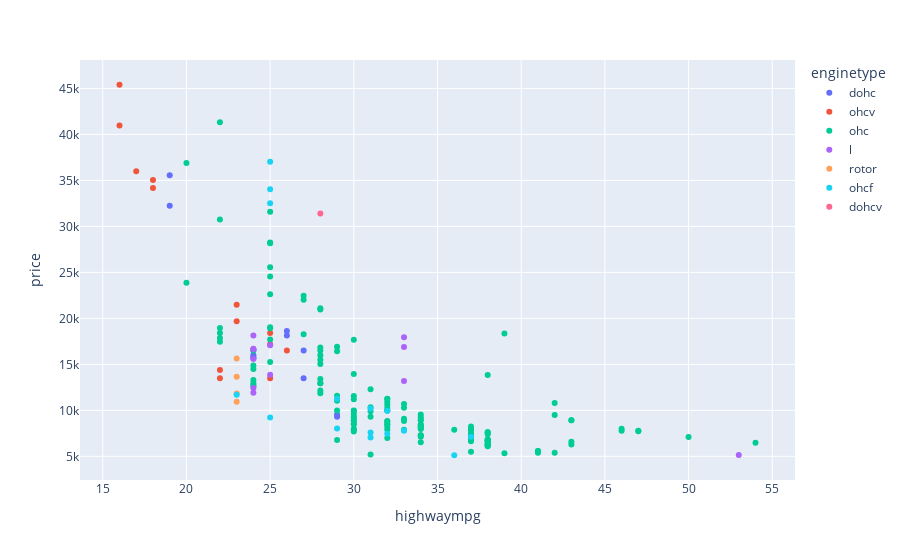

The code cell stored with this chart in its notebook:
### Markdown cell above
##### horse power of ohc engine type is lower thus its price is also lower.
##### horse power of ohcv engine type is higher thus its price is also higher.

### Code cell
px.scatter(data_frame = df, x = 'highwaympg', y = 'price', color = 'enginetype')

### Figure 1 — Plotly figure (JSON) as saved in the notebook; plotly's stock layout.template omitted (floating-point values rounded to 4 significant figures; data arrays with more than 128 entries replaced by an {"elided": "..."} marker saying what was removed)
{"data": [{"hovertemplate": "enginetype=dohc<br>highwaympg=%{x}<br>price=%{y}<extra></extra>", "legendgroup": "dohc", "marker": {"color": "#636efa", "symbol": "circle"}, "mode": "markers", "name": "dohc", "orientation": "v", "showlegend": true, "type": "scatter", "x": [27, 27, 19, 19, 26, 26, 29, 29, 24, 24, 24, 24], "xaxis": "x", "y": [13495, 16500, 32250, 35550, 18150, 18620, 9298, 9538, 16558, 15998, 15690, 15750], "yaxis": "y"}, {"hovertemplate": "enginetype=ohcv<br>highwaympg=%{x}<br>price=%{y}<extra></extra>", "legendgroup": "ohcv", "marker": {"color": "#EF553B", "symbol": "circle"}, "mode": "markers", "name": "ohcv", "orientation": "v", "showlegend": true, "type": "scatter", "x": [26, 17, 18, 18, 16, 16, 22, 22, 25, 25, 23, 25, 23], "xaxis": "x", "y": [16500, 36000, 34184, 35056, 40960, 45400, 13499, 14399, 13499, 17199, 19699, 18399, 21485], "yaxis": "y"}, {"hovertemplate": "enginetype=ohc<br>highwaympg=%{x}<br>price=%{y}<extra></extra>", "legendgroup": "ohc", "marker": {"color": "#00cc96", "symbol": "circle"}, "mode": "markers", "name": "ohc", "orientation": "v", "showlegend": true, "type": "scatter", "x": {"elided": "148 int values"}, "xaxis": "x", "y": {"elided": "148 float values"}, "yaxis": "y"}, {"hovertemplate": "enginetype=l<br>highwaympg=%{x}<br>price=%{y}<extra></extra>", "legendgroup": "l", "marker": {"color": "#ab63fa", "symbol": "circle"}, "mode": "markers", "name": "l", "orientation": "v", "showlegend": true, "type": "scatter", "x": [53, 24, 33, 24, 25, 24, 33, 24, 25, 24, 33, 24], "xaxis": "x", "y": [5151, 11900, 13200, 12440, 13860, 15580, 16900, 16695, 17075, 16630, 17950, 18150], "yaxis": "y"}, {"hovertemplate": "enginetype=rotor<br>highwaympg=%{x}<br>price=%{y}<extra></extra>", "legendgroup": "rotor", "marker": {"color": "#FFA15A", "symbol": "circle"}, "mode": "markers", "name": "rotor", "orientation": "v", "showlegend": true, "type": "scatter", "x": [23, 23, 23, 23], "xaxis": "x", "y": [10945, 11845, 13645, 15645], "yaxis": "y"}, {"hovertemplate": "enginetype=ohcf<br>highwaympg=%{x}<br>price=%{y}<extra></extra>", "legendgroup": "ohcf", "marker": {"color": "#19d3f3", "symbol": "circle"}, "mode": "markers", "name": "ohcf", "orientation": "v", "showlegend": true, "type": "scatter", "x": [25, 25, 25, 36, 31, 31, 37, 33, 32, 25, 29, 32, 31, 29, 23], "xaxis": "x", "y": [32528, 34028, 37028, 5118, 7053, 7603, 7126, 7775, 9960, 9233, 11259, 7463, 10198, 8013, 11694], "yaxis": "y"}, {"hovertemplate": "enginetype=dohcv<br>highwaympg=%{x}<br>price=%{y}<extra></extra>", "legendgroup": "dohcv", "marker": {"color": "#FF6692", "symbol": "circle"}, "mode": "markers", "name": "dohcv", "orientation": "v", "showlegend": true, "type": "scatter", "x": [28], "xaxis": "x", "y": [31400.0], "yaxis": "y"}], "layout": {"autosize": true, "legend": {"title": {"text": "enginetype"}, "tracegroupgap": 0}, "margin": {"t": 60}, "xaxis": {"anchor": "y", "autorange": true, "domain": [0, 1], "range": [13.64, 56.36], "title": {"text": "highwaympg"}, "type": "linear"}, "yaxis": {"anchor": "x", "autorange": true, "domain": [0, 1], "range": [1999.0, 48520.0], "title": {"text": "price"}, "type": "linear"}}}
